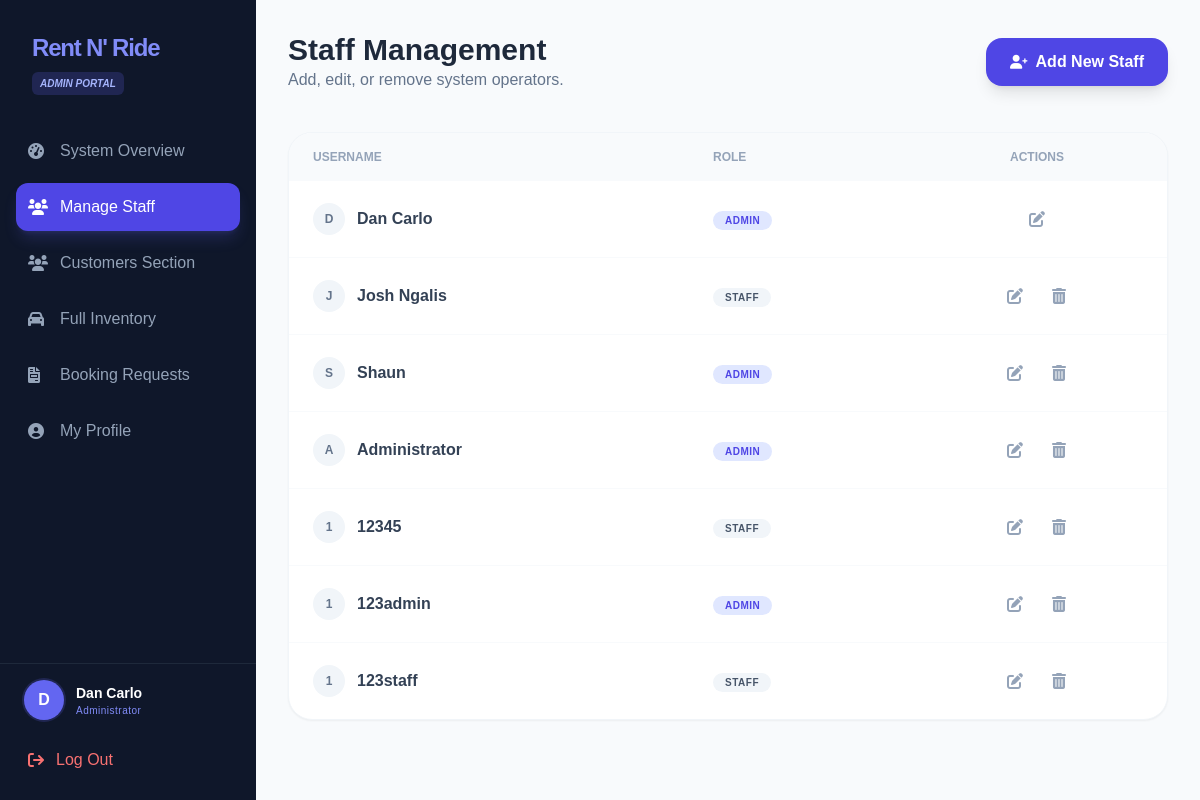
Page /manage_staff.php (signed in) on the committed database.
### tables this page shows
CREATE TABLE `tbl_users` (
  `id` int(11) NOT NULL,
  `username` varchar(100) NOT NULL,
  `password` varchar(255) NOT NULL,
  `role` varchar(20) DEFAULT 'Customer',
  `display_name` varchar(100) DEFAULT NULL,
  `first_name` varchar(100) DEFAULT NULL,
  `middle_name` varchar(100) DEFAULT NULL,
  `last_name` varchar(100) DEFAULT NULL,
  `birthday` varchar(30) DEFAULT NULL,
  `email` varchar(100) NOT NULL,
  `contact_number` varchar(20) DEFAULT NULL,
  `address` varchar(150) DEFAULT NULL,
  `gender` varchar(20) DEFAULT NULL,
  `profile_image` varchar(255) DEFAULT NULL
);

### manage_staff.php (the view, shortened to what this page needs)
<?php
require_once 'config.php';
try {
    $query = "SELECT id, username, role FROM tbl_users WHERE role IN ('ADMIN', 'Admin', 'STAFF', 'Staff')";
    $stmt = $pdo->query($query);
    $staff_members = $stmt->fetchAll(PDO::FETCH_ASSOC);
} catch (PDOException $e) {
    die("Database Error: " . $e->getMessage());
}
?>
<!DOCTYPE html>
<html lang="en">
<head>
    <script src="https://cdn.tailwindcss.com"></script>
    <link rel="stylesheet" href="https://cdnjs.cloudflare.com/ajax/libs/font-awesome/6.0.0/css/all.min.css">
</head>
<body class="bg-slate-50"
    x-data="{
        showAddModal: false,
        showEditModal: false,
        showLogoutModal: false,
        showSuccess: <?= (isset($_GET['success']) || isset($_GET['updated'])) ? 'true' : 'false' ?>,
        editData: { id: '', username: '' }
    }"
    x-init="if(showSuccess) { setTimeout(() => { showSuccess = false; window.history.replaceState({}, document.title, window.location.pathname); }, 3000) }">
    <div class="flex min-h-screen">
        <aside class="w-64 glass-sidebar text-white flex flex-col fixed h-full z-40">
            <div class="p-8">
                <h1 class="text-2xl font-bold tracking-tighter text-indigo-400">Rent N' Ride</h1>
                <span class="text-[10px] bg-indigo-500/20 text-indigo-300 px-2 py-1 rounded-md uppercase font-bold mt-2 inline-block italic">Admin Portal</span>
            </div>
            <nav class="flex-1 px-4 space-y-2">
                <a href="index.php" class="flex items-center space-x-3 p-3 text-slate-400 hover:bg-slate-800 rounded-xl transition">
                    <i class="fa-solid fa-gauge-high w-5"></i> <span>System Overview</span>
                </a>
                <a href="manage_staff.php" class="flex items-center space-x-3 p-3 bg-indigo-600 rounded-xl text-white shadow-lg shadow-indigo-500/20">
                    <i class="fa-solid fa-users w-5"></i> <span>Manage Staff</span>
                </a>
                <a href="customer.php" class="flex items-center space-x-3 p-3 text-slate-400 hover:bg-slate-800 rounded-xl transition">
                    <i class="fa-solid fa-users w-5"></i> <span>Customers Section</span>
                </a>
                <a href="car_manage.php" class="flex items-center space-x-3 p-3 text-slate-400 hover:bg-slate-800 rounded-xl transition">
                    <i class="fa-solid fa-car w-5"></i> <span>Full Inventory</span>
                </a>
                <a href="manage_rentals.php" class="flex items-center space-x-3 p-3 <?= ($current_page == 'manage_rentals.php') ? 'bg-indigo-600 text-white' : 'text-slate-400 hover:bg-slate-800' ?> rounded-xl transition">
                    <i class="fa-solid fa-file-invoice w-5"></i>
                    <span>Booking Requests</span>
                </a>
                <a href="admin_profile.php" class="flex items-center space-x-3 p-3 text-slate-400 hover:bg-slate-800 rounded-xl transition">
                    <i class="fa-solid fa-circle-user w-5"></i> <span>My Profile</span>
                </a>
            </nav>
            <div class="p-4 border-t border-slate-800">
                <div class="flex items-center space-x-3 mb-4 px-2">
                    <div class="w-10 h-10 bg-indigo-500 rounded-full flex items-center justify-center font-bold text-white ring-2 ring-indigo-500/20">
                        <?php echo strtoupper(substr($_SESSION['username'], 0, 1)); ?>
                    </div>
                    <div>
                        <p class="text-sm font-semibold truncate w-32"><?php echo htmlspecialchars($_SESSION['username']); ?></p>
                        <p class="text-[10px] text-indigo-400 font tracking-wider">Administrator</p>
                    </div>
                </div>
                <button @click="showLogoutModal = true" class="flex items-center space-x-3 p-3 text-red-400 hover:bg-red-500/10 rounded-xl transition w-full text-left">
                    <i class="fa-solid fa-arrow-right-from-bracket"></i> <span>Log Out</span>
                </button>
            </div>
        </aside>
        <main class="ml-64 flex-1 p-8">
            <header class="flex justify-between items-center mb-10">
                <div>
                    <h2 class="text-3xl font-bold text-slate-800">Staff Management</h2>
                    <p class="text-slate-500">Add, edit, or remove system operators.</p>
                </div>
                <button @click="showAddModal = true" class="bg-indigo-600 text-white px-6 py-3 rounded-2xl font-bold flex items-center gap-2 hover:bg-indigo-700 transition shadow-lg">
                    <i class="fa-solid fa-user-plus text-sm"></i> Add New Staff
                </button>
            </header>
            <div class="bg-white rounded-3xl border border-slate-100 shadow-sm overflow-hidden">
                <table class="w-full text-left">
                    <thead class="bg-slate-50 text-slate-400 text-xs uppercase font-bold">
                        <tr>
                            <th class="px-6 py-4">Username</th>
                            <th class="px-6 py-4">Role</th>
                            <th class="px-6 py-4 text-center">Actions</th>
                        </tr>
                    </thead>
                    <tbody class="divide-y divide-slate-50">
                        <?php foreach ($staff_members as $staff): ?>
                        <tr class="hover:bg-slate-50/50 transition-colors group">
                            <td class="px-6 py-5">
                                <div class="flex items-center gap-3">
                                    <div class="w-8 h-8 rounded-full bg-slate-100 flex items-center justify-center text-slate-500 text-xs font-bold">
                                        <?= strtoupper(substr($staff['username'], 0, 1)) ?>
                                    </div>
                                    <span class="font-bold text-slate-700"><?= htmlspecialchars($staff['username']) ?></span>
                                </div>
                            </td>
                            <td class="px-6 py-5">
                                <span class="px-3 py-1 rounded-full text-[10px] font-black uppercase tracking-wider
                                    <?= (strtolower($staff['role']) == 'admin') ? 'bg-indigo-100 text-indigo-600' : 'bg-slate-100 text-slate-600'; ?>">
                                    <?= htmlspecialchars($staff['role']) ?>
                                </span>
                            </td>
                            <td class="px-6 py-5">
                                <div class="flex justify-center items-center gap-2">
                                    <button @click="showEditModal = true; editData = { id: '<?= $staff['id'] ?>', username: '<?= addslashes($staff['username']) ?>' }"
                                            class="p-2 w-9 h-9 flex items-center justify-center rounded-xl text-slate-400 hover:bg-indigo-50 hover:text-indigo-600 transition-all">
                                        <i class="fa-solid fa-pen-to-square"></i>
                                    </button>
                                    <?php if($staff['id'] != $_SESSION['user_id']): ?>
                                    <a href="process_staff.php?delete=<?= $staff['id']; ?>"
                                       onclick="return confirm('Are you sure you want to remove this account?')"
                                       class="p-2 w-9 h-9 flex items-center justify-center rounded-xl text-slate-400 hover:bg-red-50 hover:text-red-500 transition-all">
                                        <i class="fa-solid fa-trash-can"></i>
                                    </a>
                                    <?php endif; ?>
                                </div>
                            </td>
                        </tr>
                        <?php endforeach; ?>
                    </tbody>
                </table>
            </div>
        </main>
    </div>
</body>
</html>

### manage_staff.php (style rules this page uses)
body { font-family: 'Plus Jakarta Sans', sans-serif; }
.glass-sidebar { background: #0f172a; min-width: 256px; }

### rows in the picture
tbl_users: username "D", username "Dan Carlo", role "ADMIN"
tbl_users: username "J", username "Josh Ngalis", role "STAFF"
tbl_users: username "S", username "Shaun", role "ADMIN"
tbl_users: username "A", username "Administrator", role "ADMIN"
tbl_users: username "1", username "12345", role "STAFF"
tbl_users: username "1", username "123admin", role "ADMIN"
tbl_users: username "1", username "123staff", role "STAFF"

### other values in the picture
substr($_SESSION['username'], 0, 1) "D"
$_SESSION['username'] "Dan Carlo"
